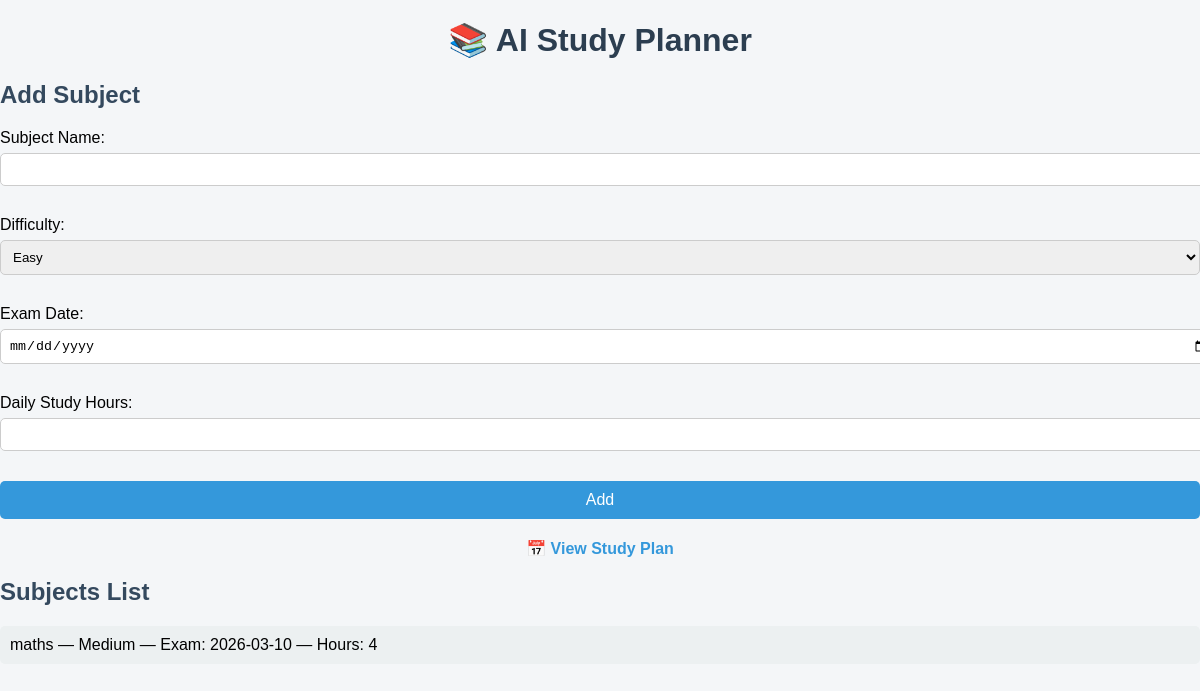
Before: / with the older database file.
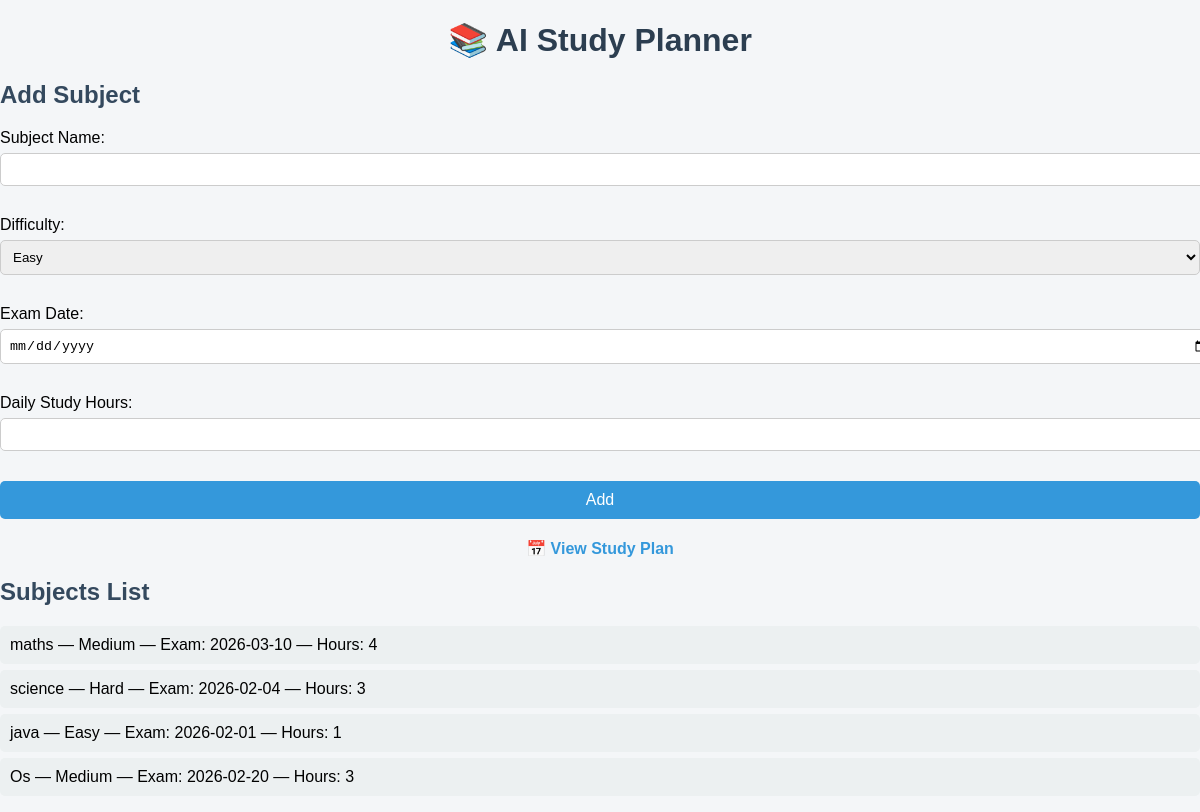
After: the same page with the newer database file.
### tables this page shows
CREATE TABLE subjects (
        id INTEGER PRIMARY KEY AUTOINCREMENT,
        name TEXT,
        difficulty TEXT,
        exam_date TEXT,
        study_hours INTEGER
    );

### app.py (the view, shortened to what this page needs)
@app.route('/', methods=['GET', 'POST'])
def home():
    conn = sqlite3.connect('planner.db')
    cursor = conn.cursor()
    cursor.execute("SELECT * FROM subjects")
    subjects = cursor.fetchall()
    conn.close()
    return render_template('index.html', subjects=subjects)

### templates/index.html (shortened to what this page needs)
<!DOCTYPE html>
<html>
<head>
<link rel="stylesheet" href="{{ url_for('static', filename='style.css') }}">
</head>
<body>
<h1>📚 AI Study Planner</h1>
<h2>Add Subject</h2>
<form method="POST">
    Subject Name:
    <input type="text" name="name" required><br><br>
    Difficulty:
    <select name="difficulty">
        <option>Easy</option>
    </select><br><br>
    Exam Date:
    <input type="date" name="exam_date" required><br><br>
    Daily Study Hours:
    <input type="number" name="study_hours" required><br><br>
    <button type="submit">Add</button>
<a href="/plan">📅 View Study Plan</a>
</form>
<h2>Subjects List</h2>
<ul>
    {% for s in subjects %}
        <li>
            {{ s[1] }} —
            {{ s[2] }} —
            Exam: {{ s[3] }} —
            Hours: {{ s[4] }}
        </li>
    {% endfor %}
</ul>
</body>
</html>

### static/style.css (style rules this page uses)
body { font-family: Arial, sans-serif; background-color: #f4f6f8; margin: 0; padding: 0; }
h1 { text-align: center; color: #2c3e50; }
h2 { color: #34495e; }
input, select { width: 100%; padding: 8px; margin: 6px 0 12px 0; border-radius: 5px; border: 1px solid #ccc; }
button { background: #3498db; color: white; border: none; padding: 10px; width: 100%; border-radius: 5px; font-size: 16px; cursor: pointer; }
ul { list-style-type: none; padding: 0; }
li { background: #ecf0f1; margin: 6px 0; padding: 10px; border-radius: 5px; }
a { display: block; margin-top: 20px; text-align: center; text-decoration: none; color: #3498db; font-weight: bold; }

Changed rows visible on the page:
added subjects: name "science", difficulty "Hard", exam_date "2026-02-04", study_hours "3"
added subjects: name "java", difficulty "Easy", exam_date "2026-02-01", study_hours "1"
added subjects: name "Os", difficulty "Medium", exam_date "2026-02-20", study_hours "3"
